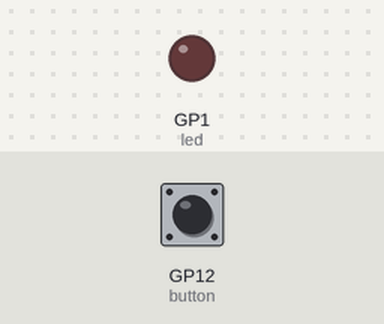
A program run on a simulated Raspberry Pi Pico running MicroPython. Parts: output pins drawn as LEDs (lit = HIGH). Wiring (from the project's diagram.json): red LED on GP1, red button on GP12. Inputs (shaded band) come from the test bench; at power-on: GP12 (button) LOW.

Above: at 1.2 s.
1.3 s: GP12 (button) pulled HIGH for 3.2 s
At 5.5 s:
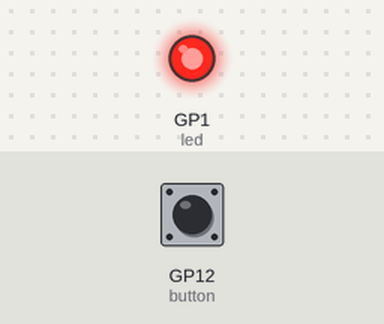
6.0 s: GP12 (button) pulled HIGH for 0.15 s
At 6.8 s:
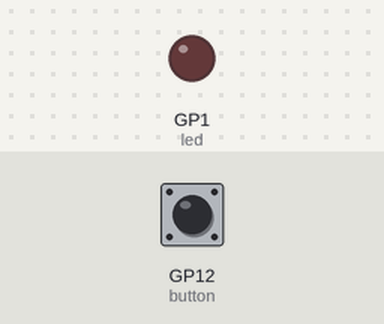
Timing chart, 0 to 9.0 s (numbered marks = the images above; inputs shaded):
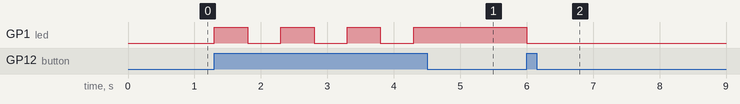

Measured:
- after the input at 1.3 s, GP1 (led): alternates HIGH for 0.50 s and LOW for 0.50 s, 7 changes in all, then stays HIGH, starting at once
- after the input at 6.0 s, GP1 (led): HIGH → LOW at once

The program:

main.py
```python
# Import necessary modules
from machine import Pin
import time

# Define a button on Pin 12 as an input with a pull-down resistor
button = Pin(12, Pin.IN, Pin.PULL_DOWN)

# Define an LED on Pin 1 as an output
led = Pin(1, Pin.OUT)

# Infinite loop for continuous operation
while True:
    # Check if the button is pressed (its value is True)
    if button.value():
        # Toggle the state of the LED (turn it on or off)
        led.toggle()

        # Pause for 0.5 seconds to debounce the button and control LED blinking speed
        time.sleep(0.5)
```
